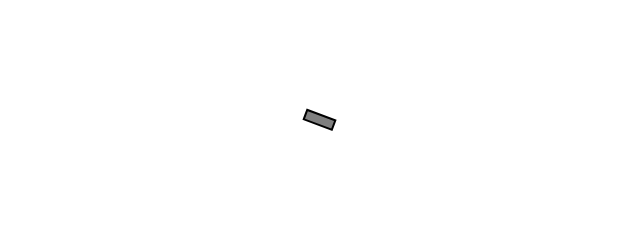
Frame 1 (no input)
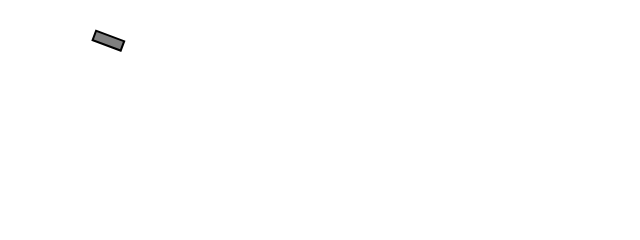
Frame 60 (no input)
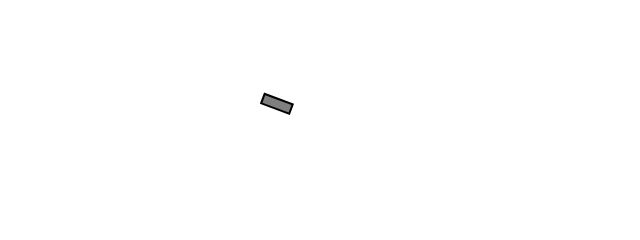
Frame 120 (the mouse pressed at the canvas centre since frame 60)

The p5.js sketch that drew these frames (run headless with seeded random() and noise() and a simulated clock; from frame 60 on, the mouse is pressed at the canvas centre):

// p5.js sketch
// ── sketch.js
// The Nature of Code
// Daniel Shiffman
// http://natureofcode.com

let mover;

function setup() {
  createCanvas(640, 240);
  mover = new Mover();
}

function draw() {
  background(255);
  mover.update();
  mover.checkEdges();
  mover.show();
}

// ── mover.js
// The Nature of Code
// Daniel Shiffman
// http://natureofcode.com

class Mover {
  constructor() {
    this.position = createVector(width / 2, height / 2);
    this.velocity = createVector(0, 0);
    this.acceleration = 0;
    this.topspeed = 4;
    this.xoff = 1000;
    this.yoff = 0;
    this.r = 16;
  }

  update() {
    let mouse = createVector(mouseX, mouseY);
    let dir = p5.Vector.sub(mouse, this.position);
    dir.normalize();
    dir.mult(0.5);
    this.acceleration = dir;

    this.velocity.add(this.acceleration);
    this.velocity.limit(this.topspeed);
    this.position.add(this.velocity);
  }

  show() {
    let angle = this.velocity.heading();

    stroke(0);
    strokeWeight(2);
    fill(127);
    push();
    rectMode(CENTER);

    translate(this.position.x, this.position.y);
    rotate(angle);
    rect(0, 0, 30, 10);

    pop();
  }

  checkEdges() {
    if (this.position.x > width) {
      this.position.x = 0;
    } else if (this.position.x < 0) {
      this.position.x = width;
    }

    if (this.position.y > height) {
      this.position.y = 0;
    } else if (this.position.y < 0) {
      this.position.y = height;
    }
  }
}
